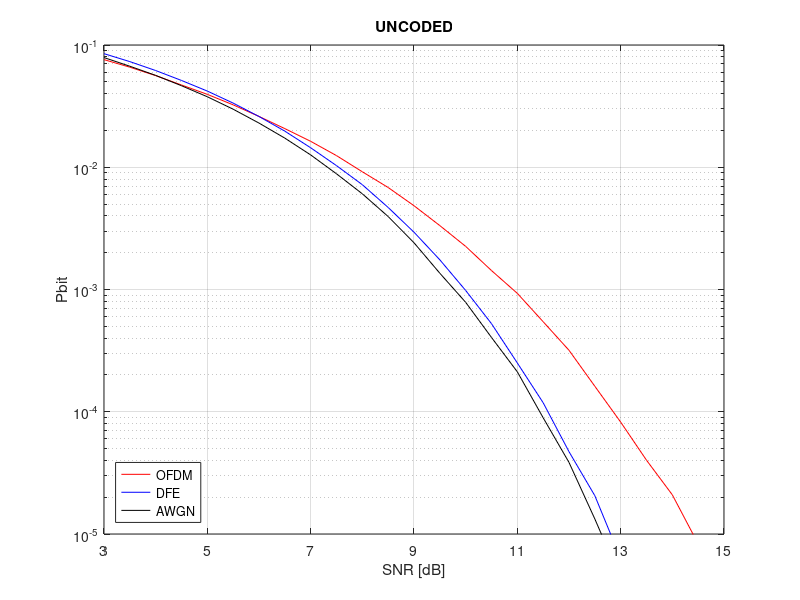
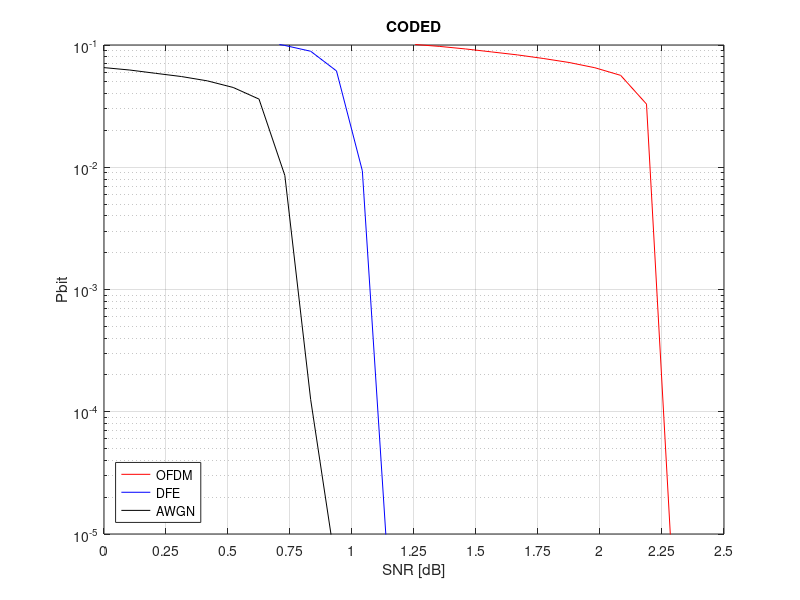

The MATLAB script that drew these images, in order:
close all; clear all; clc;

load('pbits_uncoded');

figure;
semilogy(SNRs, pbit_ofdm_u, 'r');
hold on;
semilogy(SNRs, pbit_dfe_u, 'b');
semilogy(SNRs, pbit_awgn_u, 'k');
ylim([1e-5, 1e-1]);
xlim([3 15]);
grid on;
xlabel('SNR [dB]');
ylabel('Pbit');
legend('OFDM', 'DFE', 'AWGN', 'Location', 'southwest');
set(gca, 'XTick', 3:2:15);
title('UNCODED');
print('pbits_uncoded', '-depsc');

load('pbits_coded');

pbit_awgn_c = max(pbit_awgn_c, 5e-6);
pbit_ofdm_c = max(pbit_ofdm_c, 5e-6);
pbit_dfe_c = max(pbit_dfe_c, 5e-6);

figure;
semilogy(SNRs, pbit_ofdm_c, 'r');
hold on;
semilogy(SNRs, pbit_dfe_c, 'b');
semilogy(SNRs, pbit_awgn_c, 'k');
ylim([1e-5, 1e-1]);
xlim([0 2.5]);
grid on;
xlabel('SNR [dB]');
ylabel('Pbit');
legend('OFDM', 'DFE', 'AWGN', 'Location', 'southwest');
set(gca, 'XTick', 0:0.25:2.5);
title('CODED');
print('pbits_coded', '-depsc');
